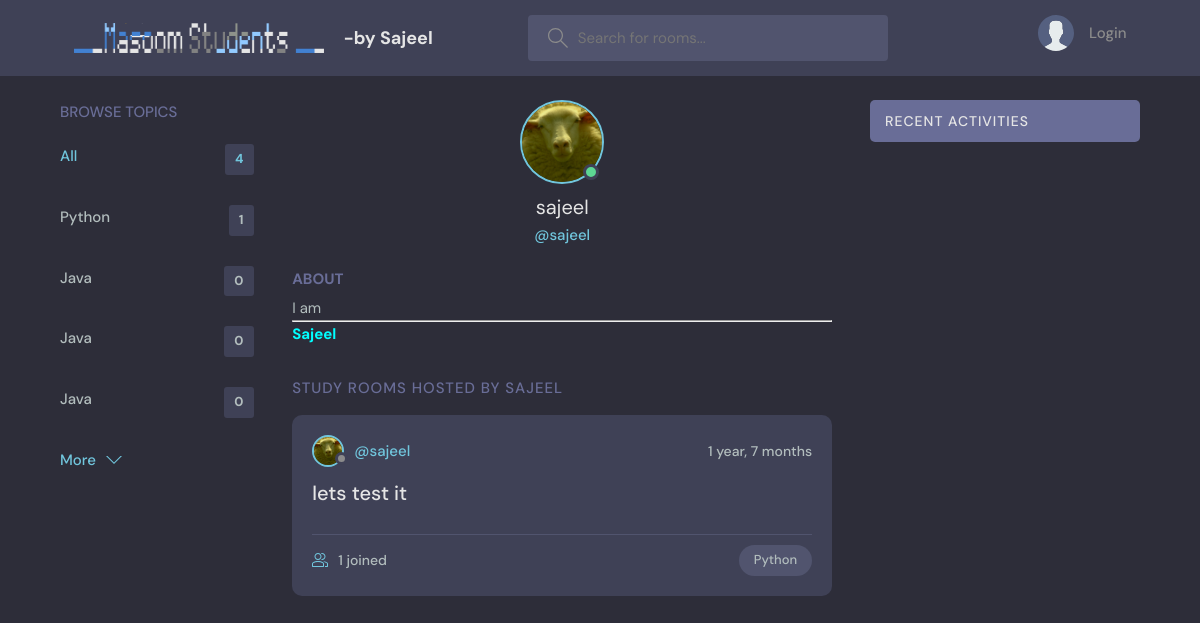
The app's page /profile/1 with its own data.
### base/models.py (models this page shows, shortened)
class Topic(models.Model):
    name = models.CharField(max_length=200)

class User(AbstractUser):          # our custom user model
    name = models.CharField(max_length=200, null=True)
    email = models.EmailField(unique=True, null=True)
    bio = models.TextField(null=True)
    username = models.CharField(max_length=200, null=True, blank=True)
    avatar = models.ImageField(null=True, default="avatar.svg")
    USERNAME_FIELD = 'email'
    REQUIRED_FIELDS = ['username']

class Room(models.Model):
    host = models.ForeignKey(User, on_delete=models.SET_NULL, null=True )
    topic = models.ForeignKey(Topic, on_delete=models.SET_NULL, null=True )
    name = models.CharField(max_length=200)
    description = models.TextField(null=True, blank=True)
    participants = models.ManyToManyField(User, related_name='participants', blank=True)
    updated = models.DateTimeField(auto_now=True)
    created = models.DateTimeField(auto_now_add=True)
    class Meta:
        ordering = ['-updated', '-created']    # we use '-'  for reversing the order

### base/views.py (the view)
# urls.py: path('profile/<str:pk>', views.userProfile, name= 'user-profile' ),
def userProfile(request ,pk):
    user = User.objects.get(id=pk)
    rooms = user.room_set.all()   #  accessing the childrens
    room_messages = user.message_set.all()
    topics = Topic.objects.all()
    context = {'user':user, 'rooms':rooms, 'room_messages':room_messages, 'topics':topics}
    return render(request, 'base/profile.html', context)

### base/templates/base/profile.html (shortened to what this page needs)
{% extends 'main.html' %}
{% block content %}
  <main class="profile-page layout layout--3">
    <div class="container">
        {% include 'base/topics_component.html' %}
      <div class="roomList">
        <div class="profile">
          <div class="profile__avatar">
            <div class="avatar avatar--large active">
              <img src=" {{user.avatar.url}} " />
            </div>
          </div>
          <div class="profile__info">
            <h3> {{user.username}} </h3>
            <p>@{{user.username}}</p>
          </div>
          <div class="profile__about">
            <h3>About</h3>
            <p>
              {{user.bio|safe}}
            </p>
          </div>
        </div>
        <div class="roomList__header">
          <div>
            <h2>Study Rooms Hosted by {{user.username}} </a>
            </h2>
          </div>
        </div>
          {% include 'base/feed_component.html' %}
      </div>
      {% include 'base/activity_component.html' %}
    </div>
  </main>
  {% endblock  %}

### templates/main.html (shortened to what this page needs)
<!DOCTYPE html>
{% load static %}
<html lang="en">
<head>
  <link rel="stylesheet" href=" {% static 'style/style.css' %} " />
</head>
<body>
  {% include 'navbar.html' %}
  {% block content %}
  {% endblock %}
</body>
</html>

### templates/navbar.html (shortened to what this page needs)
{% load static %}
<header class="header header--loggedIn">
    <div class="container">
      <a href="{% url 'home' %}" class="header__logo">
        <img src="{%  static 'images/ms.png' %} " />
        <h1>-by Sajeel</h1>
      </a>
      <form class="header__search" method="get" action=" {% url 'home' %} ">
        <label>
          <input name="q" placeholder="Search for rooms..." />
        </label>
      </form>
      <nav class="header__menu">
        {% if page != 'login' and page != 'register'  %}
        {% if request.user.is_authenticated %}
        <div class="header__user">
          <a href=" {% url 'user-profile' user.id %} ">
            <div class="avatar avatar--medium active">
              <img src=" {{request.user.avatar.url}} " />
            </div>
            <p> {{request.user.username}} <span>@{{request.user.username}} </span></p>
          </a>
          <button class="dropdown-button">
            <svg version="1.1" xmlns="http://www.w3.org/2000/svg" width="32" height="32" viewBox="0 0 32 32">
              <title>chevron-down</title>
              <path d="M16 21l-13-13h-3l16 16 16-16h-3l-13 13z"></path>
            </svg>
          </button>
        </div>
        {% else %}
        <a href=" {% url 'login' %} ">
            <img src="{%  static 'images/avatar.svg' %} " />
            <p>Login</p>
          </a>
        {% endif %}
        {% endif %}
      </nav>
    </div>
  </header>

### base/templates/base/topics_component.html
<div class="topics">
    <div class="topics__header">
      <h2>Browse Topics</h2>
    </div>
    <ul class="topics__list">
      <li>
        <a href="{% url 'home' %}" class="active">All <span>{{topics.count}}</span></a>
      </li>
      {% for topic in topics %}
      <li>
        <a href=" {% url 'home' %}?q={{topic.name}} ">{{topic.name}} <span>{{topic.room_set.all.count}}</span></a>
      </li>
      {% endfor %}
    </ul>
    <a class="btn btn--link" href="#">
      More
      <svg version="1.1" xmlns="http://www.w3.org/2000/svg" width="32" height="32" viewBox="0 0 32 32">
        <title>chevron-down</title>
        <path d="M16 21l-13-13h-3l16 16 16-16h-3l-13 13z"></path>
      </svg>
    </a>
  </div>

### base/templates/base/feed_component.html (shortened to what this page needs)
{% for room in rooms %}
<div class="roomListRoom">
    <div class="roomListRoom__header">
      <a href=" {% url 'user-profile' room.host.id %} " class="roomListRoom__author">
        <div class="avatar avatar--small">
          <img src=" {{room.host.avatar.url}} " />
        </div>
        <span>@{{room.host.username}}</span>
      </a>
      <div class="roomListRoom__actions">
        <span> {{room.created|timesince}} </span>
      </div>
    </div>
    <div class="roomListRoom__content">
      <a href=" {% url 'room' room.id %} ">{{room.name}}</a>
    </div>
    <div class="roomListRoom__meta">
      <a href="{% url 'room' room.id %} " class="roomListRoom__joined">
        {{room.participants.count}} joined
      </a>
      <p class="roomListRoom__topic"> {{room.topic.name}} </p>
    </div>
  </div>
{% endfor %}

### base/templates/base/activity_component.html (shortened to what this page needs)
<div class="activities">
    <div class="activities__header">
      <h2>Recent Activities</h2>
    </div>
  </div>

### records on screen
Topic: name "Python", room_set.all.count "1"
Topic: name "Java", room_set.all.count "0"
Topic: name "Java", room_set.all.count "0"
Topic: name "Java", room_set.all.count "0"
User: avatar (picture), username "sajeel", bio "I am Sajeel", username "SAJEEL"
Room: host.avatar (picture), host.username "sajeel", created "1 year, 7 months", name "lets test it", participants.count "1", topic.name "Python"

### other values on screen
{{ topics.count }} "4"
